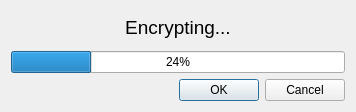
<?xml version="1.0" encoding="UTF-8"?>
<ui version="4.0">
 <class>Progress</class>
 <widget class="QDialog" name="Progress">
  <property name="geometry">
   <rect>
    <x>0</x>
    <y>0</y>
    <width>356</width>
    <height>112</height>
   </rect>
  </property>
  <property name="windowTitle">
   <string>Dialog</string>
  </property>
  <layout class="QVBoxLayout" name="verticalLayout">
   <item>
    <widget class="QLabel" name="label">
     <property name="font">
      <font>
       <family>Arial</family>
      </font>
     </property>
     <property name="text">
      <string>&lt;html&gt;&lt;head/&gt;&lt;body&gt;&lt;p align=&quot;center&quot;&gt;&lt;span style=&quot; font-size:14pt;&quot;&gt;Encrypting...&lt;/span&gt;&lt;/p&gt;&lt;/body&gt;&lt;/html&gt;</string>
     </property>
    </widget>
   </item>
   <item>
    <widget class="QProgressBar" name="progressBar">
     <property name="value">
      <number>24</number>
     </property>
    </widget>
   </item>
   <item>
    <widget class="QDialogButtonBox" name="buttonBox">
     <property name="orientation">
      <enum>Qt::Horizontal</enum>
     </property>
     <property name="standardButtons">
      <set>QDialogButtonBox::Cancel|QDialogButtonBox::Ok</set>
     </property>
    </widget>
   </item>
  </layout>
 </widget>
 <resources/>
 <connections>
  <connection>
   <sender>buttonBox</sender>
   <signal>accepted()</signal>
   <receiver>Progress</receiver>
   <slot>accept()</slot>
   <hints>
    <hint type="sourcelabel">
     <x>248</x>
     <y>254</y>
    </hint>
    <hint type="destinationlabel">
     <x>157</x>
     <y>274</y>
    </hint>
   </hints>
  </connection>
  <connection>
   <sender>buttonBox</sender>
   <signal>rejected()</signal>
   <receiver>Progress</receiver>
   <slot>reject()</slot>
   <hints>
    <hint type="sourcelabel">
     <x>316</x>
     <y>260</y>
    </hint>
    <hint type="destinationlabel">
     <x>286</x>
     <y>274</y>
    </hint>
   </hints>
  </connection>
 </connections>
</ui>
